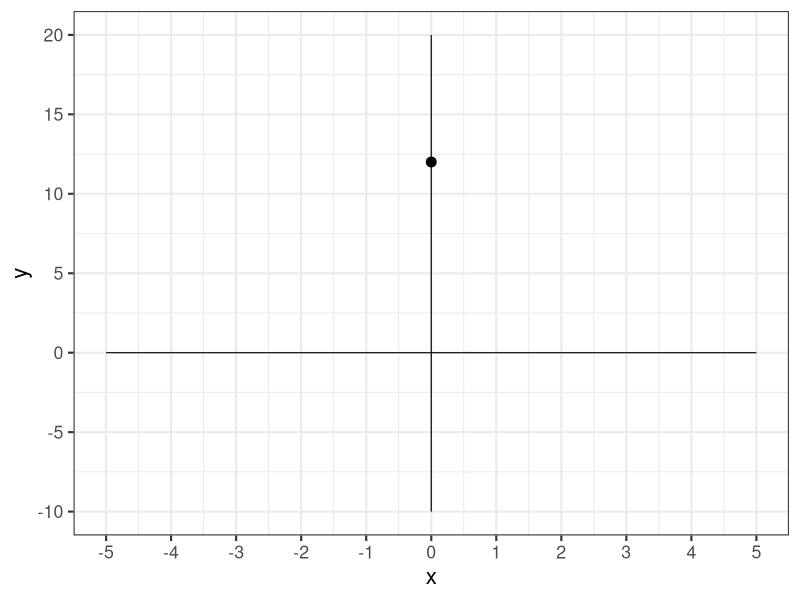
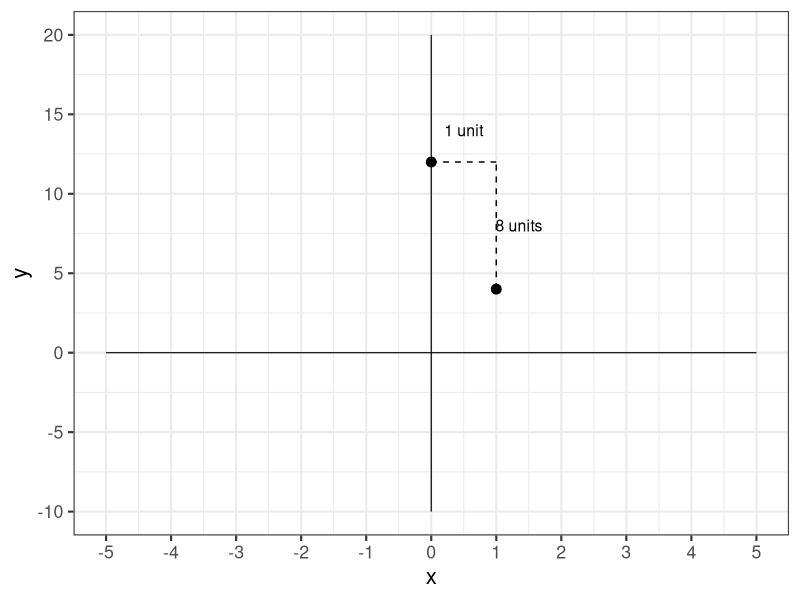
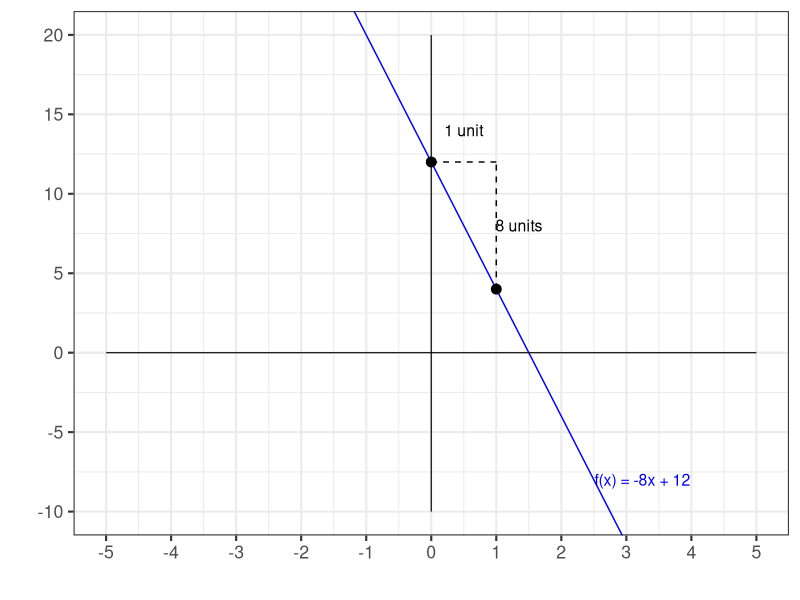
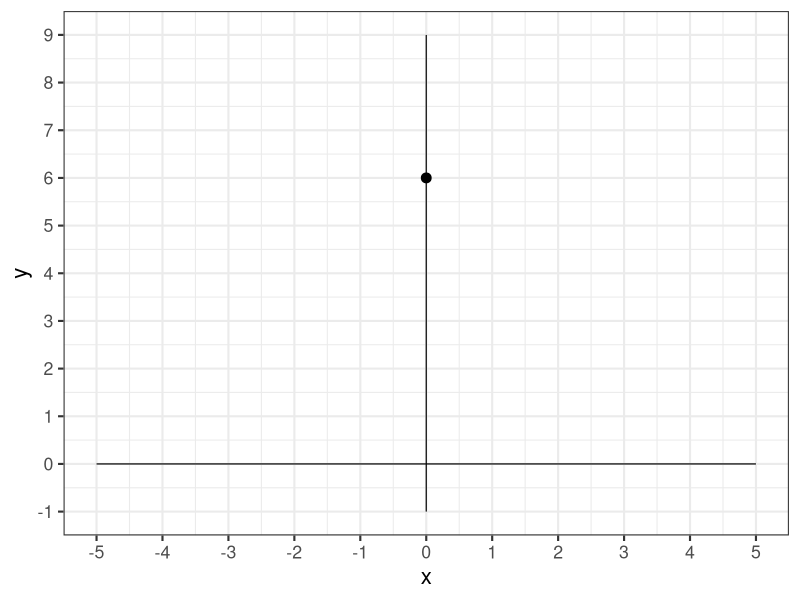
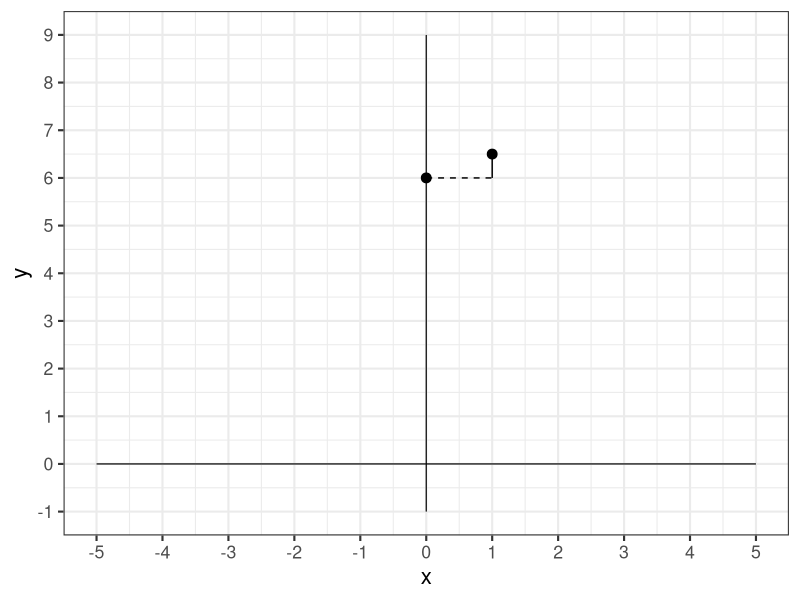
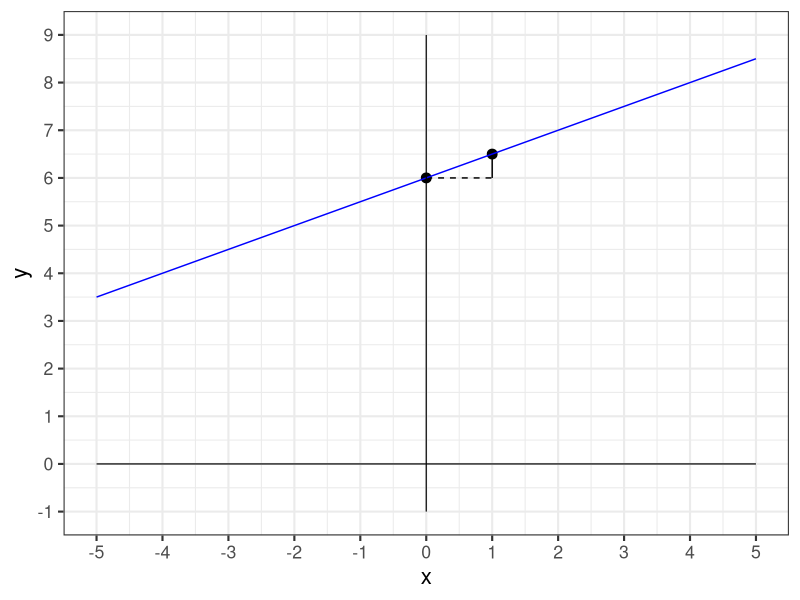
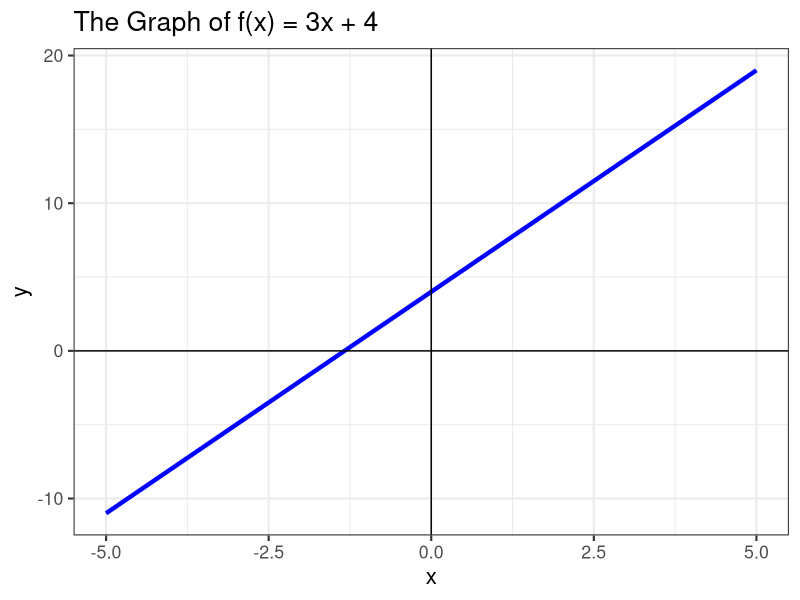
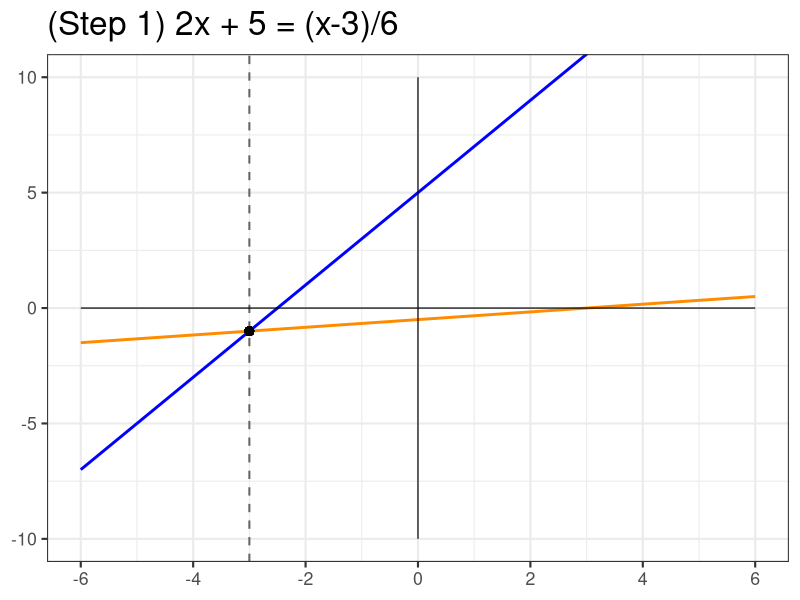

R code for these plots, in order:
## ---- chunk 1
library(tidyverse)
library(patchwork)

theme_set(theme_bw(base_size = 16))
## ---- chunk 2
#| echo: false
#| fig.height: 3.25

x_vals <- seq(-5, 5, length.out = 500)
y_vals <- -8*x_vals + 12

ggplot() + 
  geom_point(aes(x = 0, y = 12),
             size = 3) + 
  annotate("segment", x = -5, xend = 5, y = 0, yend = 0,
             linewidth = 0.4, color = "black") +
    annotate("segment", x = 0, xend = 0, y = -10, yend = 20,
             linewidth = 0.4, color = "black") + 
  coord_cartesian(xlim = c(-5, 5), ylim = c(-10, 20)) + 
  scale_x_continuous(breaks = seq(-5, 5, by = 1)) + 
  scale_y_continuous(breaks = seq(-10, 20, by = 5))
## ---- chunk 3
#| echo: false
#| fig.height: 3.25

x_vals <- seq(-5, 5, length.out = 500)
y_vals <- -8*x_vals + 12

ggplot() + 
  geom_point(aes(x = 0, y = 12),
             size = 3) + 
  geom_segment(aes(x = 0, xend = 1, y = 12, yend = 12),
               linetype = "dashed") + 
  geom_segment(aes(x = 1, xend = 1, y = 4, yend = 12),
              linetype = "dashed") + 
  geom_point(aes(x = 1, y = 4),
             size = 3) +
  annotate("segment", x = -5, xend = 5, y = 0, yend = 0,
             linewidth = 0.4, color = "black") +
    annotate("segment", x = 0, xend = 0, y = -10, yend = 20,
             linewidth = 0.4, color = "black") +
  annotate("text", x = 0.5, y = 14, size = 4, label = "1 unit") + 
  annotate("text", x = 1.35, y = 8, size = 4, label = "8 units") +
  coord_cartesian(xlim = c(-5, 5), ylim = c(-10, 20)) +
  scale_x_continuous(breaks = seq(-5, 5, by = 1)) + 
  scale_y_continuous(breaks = seq(-10, 20, by =5))
## ---- chunk 4
#| echo: false
#| fig.height: 3.25

x_vals <- seq(-5, 5, length.out = 500)
y_vals <- -8*x_vals + 12

ggplot() + 
  geom_line(aes(x = x_vals, y = y_vals),
            color = "blue") + 
  geom_point(aes(x = 0, y = 12),
             size = 3) + 
  geom_segment(aes(x = 0, xend = 1, y = 12, yend = 12),
               linetype = "dashed") + 
  geom_segment(aes(x = 1, xend = 1, y = 4, yend = 12),
              linetype = "dashed") + 
  geom_point(aes(x = 1, y = 4),
             size = 3) +
  annotate("segment", x = -5, xend = 5, y = 0, yend = 0,
             linewidth = 0.4, color = "black") +
    annotate("segment", x = 0, xend = 0, y = -10, yend = 20,
             linewidth = 0.4, color = "black") +
  annotate("text", x = 0.5, y = 14, size = 4, label = "1 unit") + 
  annotate("text", x = 1.35, y = 8, size = 4, label = "8 units") +
  annotate("text", x = 3.25, y = -8, size = 4, color = "blue", label = "f(x) = -8x + 12") +
  coord_cartesian(xlim = c(-5, 5), ylim = c(-10, 20)) +
  scale_x_continuous(breaks = seq(-5, 5, by = 1)) + 
  scale_y_continuous(breaks = seq(-10, 20, by =5)) + 
  labs(x = "", y = "")
## ---- chunk 5
x_vals <- seq(-5, 5, length.out = 500)
y_vals <- 0.5*x_vals + 6

ggplot() + 
  geom_point(aes(x = 0, y = 6),
             size = 3) + 
  annotate("segment", x = -5, xend = 5, y = 0, yend = 0,
             linewidth = 0.4, color = "black") +
    annotate("segment", x = 0, xend = 0, y = -1, yend = 9,
             linewidth = 0.4, color = "black") +
  scale_x_continuous(breaks = seq(-5, 5, by = 1)) + 
  scale_y_continuous(breaks = seq(-1, 9, by = 1)) + 
  coord_cartesian(xlim = c(-5, 5), ylim = c(-1, 9)) + 
  labs(x = "x", y = "y")
## ---- chunk 6
x_vals <- seq(-5, 5, length.out = 500)
y_vals <- 0.5*x_vals + 6

ggplot() + 
  geom_point(aes(x = 0, y = 6),
             size = 3) + 
  geom_segment(aes(x = 0, xend = 1, y = 6, yend = 6),
               linetype = "dashed") + 
  geom_segment(aes(x = 1, xend = 1, y = 6, yend = 6.5)) +
  geom_point(aes(x = 1, y = 6.5),
             size = 3) +
  annotate("segment", x = -5, xend = 5, y = 0, yend = 0,
             linewidth = 0.4, color = "black") +
    annotate("segment", x = 0, xend = 0, y = -1, yend = 9,
             linewidth = 0.4, color = "black") +
  scale_x_continuous(breaks = seq(-5, 5, by = 1)) + 
  scale_y_continuous(breaks = seq(-1, 9, by = 1)) + 
  coord_cartesian(xlim = c(-5, 5), ylim = c(-1, 9)) + 
  labs(x = "x", y = "y")
## ---- chunk 7
x_vals <- seq(-5, 5, length.out = 500)
y_vals <- 0.5*x_vals + 6

ggplot() + 
  geom_point(aes(x = 0, y = 6),
             size = 3) + 
  geom_segment(aes(x = 0, xend = 1, y = 6, yend = 6),
               linetype = "dashed") + 
  geom_segment(aes(x = 1, xend = 1, y = 6, yend = 6.5)) +
  geom_point(aes(x = 1, y = 6.5),
             size = 3) +
  geom_line(aes(x = x_vals, y = y_vals),
            color = "blue") +
  annotate("segment", x = -5, xend = 5, y = 0, yend = 0,
             linewidth = 0.4, color = "black") +
    annotate("segment", x = 0, xend = 0, y = -1, yend = 9,
             linewidth = 0.4, color = "black") +
  scale_x_continuous(breaks = seq(-5, 5, by = 1)) + 
  scale_y_continuous(breaks = seq(-1, 9, by = 1)) + 
  coord_cartesian(xlim = c(-5, 5), ylim = c(-1, 9)) + 
  labs(x = "x", y = "y")
## ---- chunk 8
#| fig.height: 2

x_vals <- seq(-5,5,length.out = 250)
ggplot() +
  geom_line(aes(x = x_vals, y = 3*x_vals + 4), color = "blue", lwd = 1.5) +
  geom_hline(yintercept = 0, color = "black") + 
  geom_vline(xintercept = 0, color = "black") +
  labs(
    title = "The Graph of f(x) = 3x + 4",
    x = "x",
    y = "y")
## ---- chunk 9
#| echo: false
#| message: false

x_vals <- seq(-6, 6, length.out = 500)

make_eq_plot <- function(lhs_fn, rhs_fn, title_str,
                         show_rhs_label = TRUE,
                         ylim_lo = -10, ylim_hi = 10) {
  df <- data.frame(x = x_vals, lhs = lhs_fn(x_vals), rhs = rhs_fn(x_vals))
  sol_y <- lhs_fn(-3)
  
  ggplot(df) +
    geom_line(aes(x = x, y = lhs, color = "LHS"), linewidth = 1) +
    geom_line(aes(x = x, y = rhs, color = "RHS"), linewidth = 1) +
    geom_vline(xintercept = -3, linetype = "dashed", color = "gray40", linewidth = 0.7) +
    geom_point(aes(x = -3, y = sol_y), color = "black", size = 2.5) +
    annotate("segment", x = -6, xend = 6, y = 0, yend = 0,
             linewidth = 0.4, color = "black") +
    annotate("segment", x = 0, xend = 0, y = ylim_lo, yend = ylim_hi,
             linewidth = 0.4, color = "black") +
    scale_color_manual(values = c("LHS" = "blue", "RHS" = "darkorange"), name = NULL) +
    scale_x_continuous(breaks = seq(-6, 6, by = 2)) +
    coord_cartesian(xlim = c(-6, 6), ylim = c(ylim_lo, ylim_hi)) +
    labs(title = title_str) +
    theme(axis.line = element_blank(), axis.title = element_blank(),
          legend.position = "none",
          plot.title = element_text(size = 24))
}

# Step 5 is just a vertical line
p5 <- ggplot() +
  geom_vline(xintercept = -3, linetype = "solid", color = "blue", linewidth = 1.2) +
  annotate("segment", x = -6, xend = 6, y = 0, yend = 0,
           linewidth = 0.4, color = "black") +
  annotate("segment", x = 0, xend = 0, y = -10, yend = 10,
           linewidth = 0.4, color = "black") +
  scale_x_continuous(breaks = seq(-6, 6, by = 2)) +
  coord_cartesian(xlim = c(-6, 6), ylim = c(-10, 10)) +
  labs(title = "(Step 5) x = -3") +
  theme_bw(base_size = 12) +
  theme(axis.line = element_blank(), axis.title = element_blank(),
        plot.title = element_text(size = 24))

p1 <- make_eq_plot(function(x)  2*x + 5,   function(x) (x - 3)/6,
                   "(Step 1) 2x + 5 = (x-3)/6")

p1
## ---- chunk 10
#| echo: false
#| message: false

p2 <- make_eq_plot(function(x) 12*x + 30,  function(x)  x - 3,
                   "(Step 2) 12x + 30 = x - 3")

p2
## ---- chunk 11
#| echo: false
#| message: false

p3 <- make_eq_plot(function(x) 11*x + 30,  function(x) rep(-3, length(x)),
                   "(Step 3) 11x + 30 = -3")

p3
## ---- chunk 12
#| echo: false
#| message: false

p4 <- make_eq_plot(function(x) 11*x,       function(x) rep(-33, length(x)),
                   "(Step 4) 11x = -33", ylim_lo = -40, ylim_hi = 40)

p4
## ---- chunk 13
#| echo: false
#| message: false

p5
## ---- chunk 14
#| echo: false
#| message: false
#| fig.height: 5.5

t <- theme(plot.title = element_text(size = 14))

((p1+t) + (p2+t) + (p3+t)) / ((p4+t) + (p5+t) + plot_spacer())
